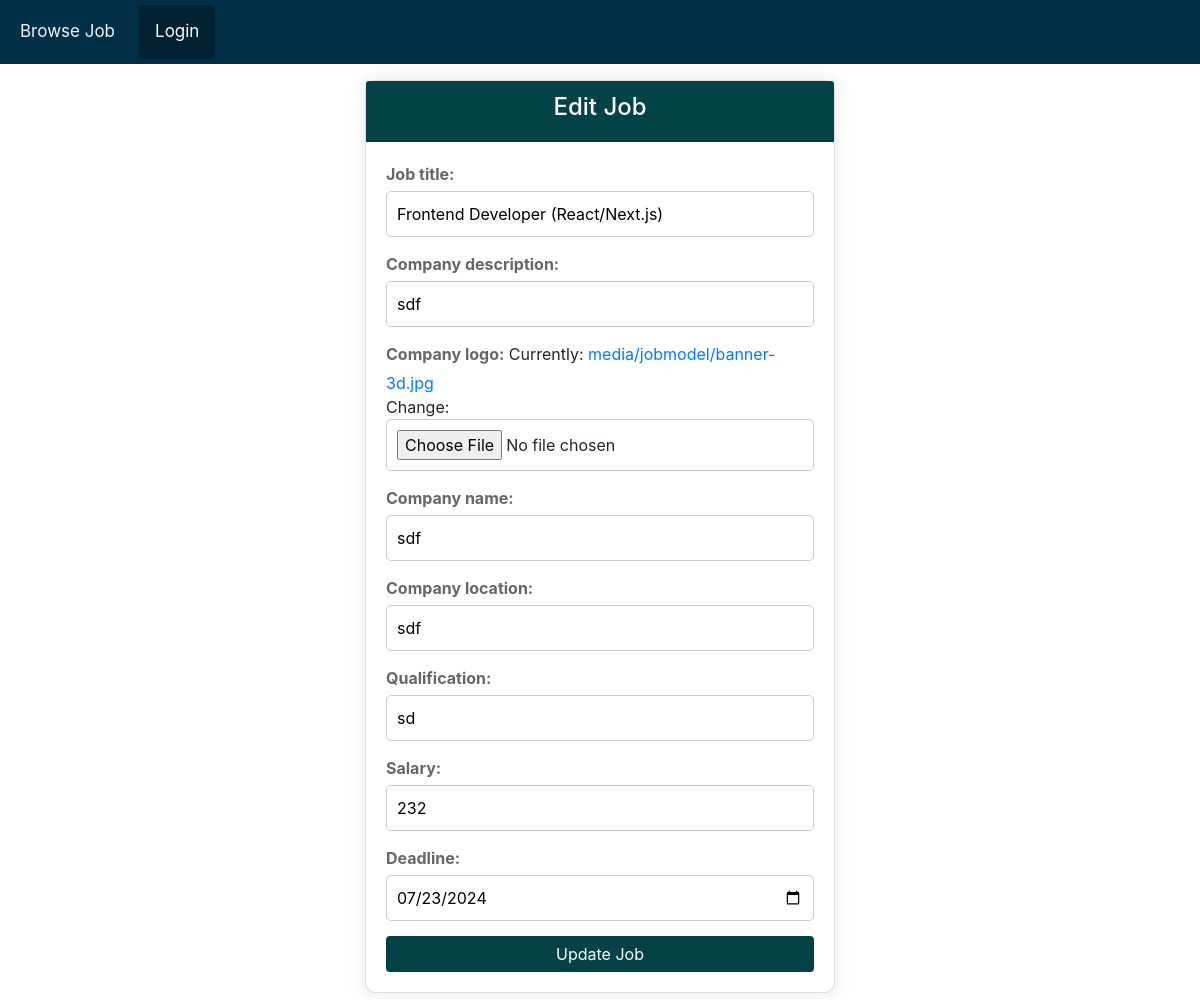
The app's page /editjob/2 with its own data.
### jobPortalApp/models.py (models this page shows, shortened)
class JobModel(models.Model):
    CreatedBy = models.ForeignKey(PortalUserModel, on_delete=models.CASCADE, related_name='job_models', null=True)
    job_title = models.CharField(max_length=100, null=True)
    company_description = models.CharField(max_length=100, null=True)
    company_logo = models.ImageField(upload_to='media/jobmodel', null=True)
    company_name = models.CharField(max_length=100, null=True)
    company_location = models.CharField(max_length=100, null=True)
    qualification =models.CharField(max_length=100, null=True)
    salary =models.CharField(max_length=100, null=True)
    deadline =models.DateField(null=True)

### jobPortalApp/views.py (the view)
# urls.py: path('editjob/<str:myid>',editjob,name="editjob"),
def editjob(request, myid):
    jobdata = get_object_or_404(JobModel, id=myid)
    if request.method == 'POST':
        jobform = JobForm(request.POST, request.FILES,instance=jobdata)
        if jobform.is_valid():
            jobdata = jobform.save(commit=False)
            jobdata.CreatedBy = request.user
            jobdata.save()
            return redirect('browsejob')
    else:
        jobform = JobForm(instance=jobdata)
    context = {
        'jobform':jobform
    }
    return render(request, 'editjob.html',context)

### jobPortalApp/forms.py
class JobForm(forms.ModelForm):
    class Meta:
        model = JobModel
        fields = "__all__"
        exclude = ['CreatedBy']
        widgets = {
            'deadline':forms.DateInput(attrs={
                'type': 'date'
            })
        }

### jobPortalApp/templates/editjob.html (shortened to what this page needs)
{% extends 'master/master.html' %}
{% block content %}
<!DOCTYPE html>
<html lang="en">
<head>
    <link href="https://maxcdn.bootstrapcdn.com/bootstrap/4.5.2/css/bootstrap.min.css" rel="stylesheet">
</head>
<body>
    <div class="container col-lg-5 mt-3 mb-3">
        <div class="card">
            <div class="card-header">
                <h4>Edit Job</h4>
            </div>
            <div class="card-body">
                <form action="" method="POST" enctype="multipart/form-data">
                    {{jobform}}
                    <button type="submit" class="btn btn-primary btn-block">Update Job</button>
                </form>
            </div>
        </div>
    </div>
</body>
</html>
{% endblock content %}

### jobPortalApp/templates/master/master.html (style rules this page uses)
body { margin: 0; font-family: Arial, Helvetica, sans-serif; }
label { margin-bottom: 5px; color: #666; text-align: left; font-weight: bold; }
input,select,textarea { margin-bottom: 15px; padding: 10px; border: 1px solid #ccc; border-radius: 5px; width: 100%; }

### jobPortalApp/templates/editjob.html (style rules this page uses)
.card { border-radius: 10px; box-shadow: 0 0 20px rgba(0, 0, 0, 0.1); }
.card-header { background-color: rgb(3, 66, 71); color: #ffffff; text-align: center; border-radius: 10px 10px 0 0; }
.btn-primary { background-color: rgb(3, 66, 71); border: none; }
label { margin-bottom: 5px; color: #666; text-align: left; font-weight: bold; }
input,select,textarea { margin-bottom: 15px; padding: 10px; border: 1px solid #ccc; border-radius: 5px; width: 100%; }

### records on screen
JobModel: job_title "Frontend Developer (React/Next.js)", company_description "sdf", company_name "sdf", company_location "sdf", qualification "sd", salary "232", deadline "07/23/2024"
